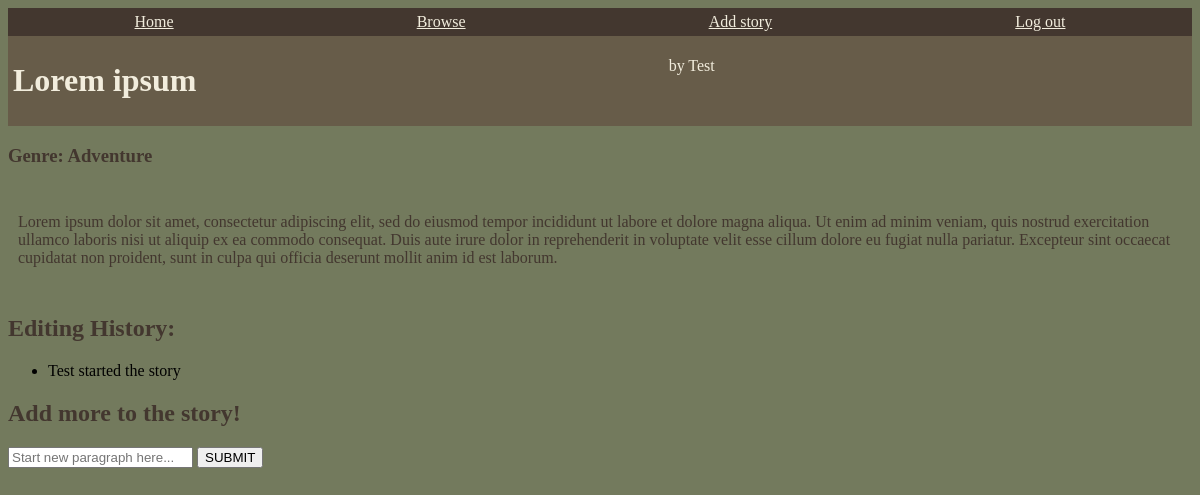
The app's page /lorem_ipsum with its own data.
### tables this page shows
CREATE TABLE stories(title text primary key, genre text, length int, content text, username text, link text);

### __init__.py (the view)
@app.route('/<string:link>')
def story(link):
    db = sqlite3.connect(STORY_FILE)
    c = db.cursor()
    check = c.execute(f"SELECT * FROM stories WHERE link = '{link}';")
    title = check.fetchall()
    title = list(title[0])
    cdb = sqlite3.connect(CONT_FILE)
    cc = cdb.cursor()
    checkCont = cc.execute(f"SELECT * FROM contributions WHERE title = '{title[0]}';")
    contributions = checkCont.fetchall()
    contributions = [x[0] for x in contributions]
    print(contributions)
    if (len(title) == 0):
        return ("Error: no story exists here.")
    elif (len(title) > 6):
        return ("Story naming error")
    else:
        return render_template('story.html', title=link_to_title(link), starter=title[4], genre=title[1], content=title[3], link=title[5], contributions = contributions)

### __init__.py (called while the page is built)
def link_to_title(link):
    link = link.split('_')
    title = ''
    for i in range(len(link) - 1):
        title += link[i].title() + ' '
    title += link[len(link) - 1]
    return title

### templates/story.html (shortened to what this page needs)
<!DOCTYPE html>
<html>
  <head>
  </head>
    <div class='nav'>
      <div>
        <a href='/home'> Home </a>
      </div>
      <div>
        <a href='/browse_page'> Browse </a>
      </div>
      <div>
        <a href='/add_story'> Add story </a>
      </div>
      <div>
        <a href='/logout'> Log out </a>
      </div>
    </div>
    <div class='title'>
      <div>
        <h1>
          {{ title }}
        </h1>
      </div>
      <div>
        <p> by {{ starter }} </p>
      </div>
    </div>
    <h3>
      Genre: {{ genre }}
    </h3>
    <br>
    <p class='content'>
      {{ content }}
    </p>
    <br>
    <h2>
      Editing History:
    </h2>
    <ul >
      <li>{{ starter }} started the story</li>
    </ul>
    <h2>
      Add more to the story!
    </h2>
    <form action="/edit_story" method="POST">
      <input type="text" name="new_text" placeholder="Start new paragraph here...">
      <input type="submit" value="SUBMIT">
</html>

### templates/story.html (style rules this page uses)
a:link { color: #f2eddd; }
h3 { color: #43372f; }
.nav { display: grid; grid-template-columns: auto auto auto auto; margin: 0px; padding: 5px; background-color: #43372f; color: #f2eddd; font-family: "Times New Roman", Times, serif; text-align: center; }
h2 { color: #43372f; }
.title { color: #f2eddd; background-color: #675c49; padding: 5px; display: grid; grid-template-columns: auto auto; }
.content { color: #43372f; font-family: "Times New Roman", Times, serif; text-align: left; padding: 5px; margin: 5px; }

### records on screen
stories: title "Lorem ipsum", username "Test", genre "Adventure", content "Lorem ipsum dolor sit amet, consectetur adipiscing elit, sed do eiusmod tempor incididunt ut labore et dolore magna aliqua. Ut enim ad minim veniam, quis nostrud exercitation ullamco laboris nisi ut aliquip ex ea commodo consequat. Duis aute irure dolor in reprehenderit in voluptate velit esse cillum dolore eu fugiat nulla pariatur. Excepteur sint occaecat cupidatat non proident, sunt in culpa qui officia deserunt mollit anim id est laborum."
